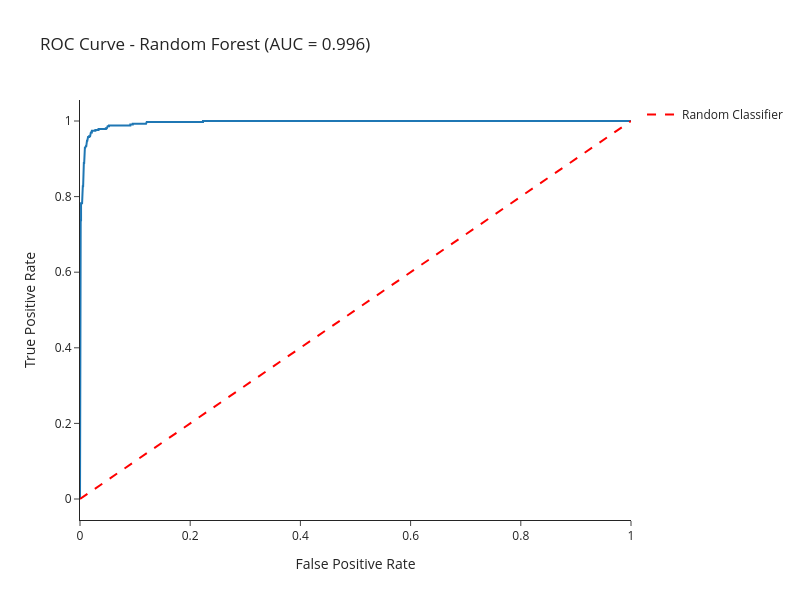

The notebook cell saved with this chart:
### Code cell
# ROC curve values
fpr, tpr, thresholds = roc_curve(target_test, probabilites_one)

roc_df = pd.DataFrame({
    'False Positive Rate': fpr,
    'True Positive Rate': tpr
})

# ROC-AUC score
roc_auc = roc_auc_score(target_test, probabilites_one)

# Plot
fig = px.line(
    roc_df,
    x='False Positive Rate',
    y='True Positive Rate',
    title=f'ROC Curve - Random Forest (AUC = {roc_auc:.3f})',
    template='simple_white'
)

# Diagonal reference line (random classifier)
fig.add_scatter(
    x=[0, 1],
    y=[0, 1],
    mode='lines',
    name='Random Classifier',
    line=dict(dash='dash', color='red')
)

fig.update_layout(
    xaxis_title='False Positive Rate',
    yaxis_title='True Positive Rate',
    width=800,
    height=600
)

fig.show()

### Figure 1 — Plotly figure (JSON) as saved in the notebook; plotly's stock layout.template omitted (floating-point values rounded to 4 significant figures)
{"data": [{"hovertemplate": "False Positive Rate=%{x}<br>True Positive Rate=%{y}<extra></extra>", "legendgroup": "", "line": {"color": "#1F77B4", "dash": "solid"}, "marker": {"symbol": "circle"}, "mode": "lines", "name": "", "orientation": "v", "showlegend": false, "type": "scatter", "x": [0, 0, 0, 0, 0, 0.0006341, 0.0006341, 0.001268, 0.001268, 0.001902, 0.001902, 0.003805, 0.003805, 0.004439, 0.004439, 0.005073, 0.005073, 0.005707, 0.005707, 0.006341, 0.006341, 0.006975, 0.006975, 0.007609, 0.007609, 0.008244, 0.008244, 0.008878, 0.008878, 0.009512, 0.009512, 0.01078, 0.01078, 0.01141, 0.01141, 0.01205, 0.01205, 0.01268, 0.01268, 0.01332, 0.01332, 0.01395, 0.01395, 0.01458, 0.01458, 0.01649, 0.01649, 0.01839, 0.01839, 0.01902, 0.01902, 0.01966, 0.01966, 0.02156, 0.02156, 0.0279, 0.0279, 0.03361, 0.03361, 0.04692, 0.04692, 0.04883, 0.04883, 0.0501, 0.0501, 0.05263, 0.05263, 0.09131, 0.09131, 0.09575, 0.09575, 0.1198, 0.1198, 0.1211, 0.1211, 0.2232, 0.2232, 1], "xaxis": "x", "y": [0, 0.002364, 0.01182, 0.01655, 0.7305, 0.7305, 0.7352, 0.7352, 0.7376, 0.7376, 0.7825, 0.7825, 0.7872, 0.7872, 0.792, 0.792, 0.8274, 0.8274, 0.8771, 0.8771, 0.8865, 0.8865, 0.8889, 0.8889, 0.8913, 0.8913, 0.9243, 0.9243, 0.9291, 0.9291, 0.9314, 0.9314, 0.9338, 0.9338, 0.9362, 0.9362, 0.9433, 0.9433, 0.948, 0.948, 0.9527, 0.9527, 0.9551, 0.9551, 0.9574, 0.9574, 0.9598, 0.9598, 0.9645, 0.9645, 0.9669, 0.9669, 0.9693, 0.9693, 0.974, 0.974, 0.9764, 0.9764, 0.9787, 0.9787, 0.9811, 0.9811, 0.9835, 0.9835, 0.9858, 0.9858, 0.9882, 0.9882, 0.9905, 0.9905, 0.9929, 0.9929, 0.9953, 0.9953, 0.9976, 0.9976, 1, 1], "yaxis": "y"}, {"line": {"color": "red", "dash": "dash"}, "mode": "lines", "name": "Random Classifier", "type": "scatter", "x": [0, 1], "y": [0, 1]}], "layout": {"height": 600, "legend": {"tracegroupgap": 0}, "title": {"text": "ROC Curve - Random Forest (AUC = 0.996)"}, "width": 800, "xaxis": {"anchor": "y", "domain": [0, 1], "title": {"text": "False Positive Rate"}}, "yaxis": {"anchor": "x", "domain": [0, 1], "title": {"text": "True Positive Rate"}}}}
